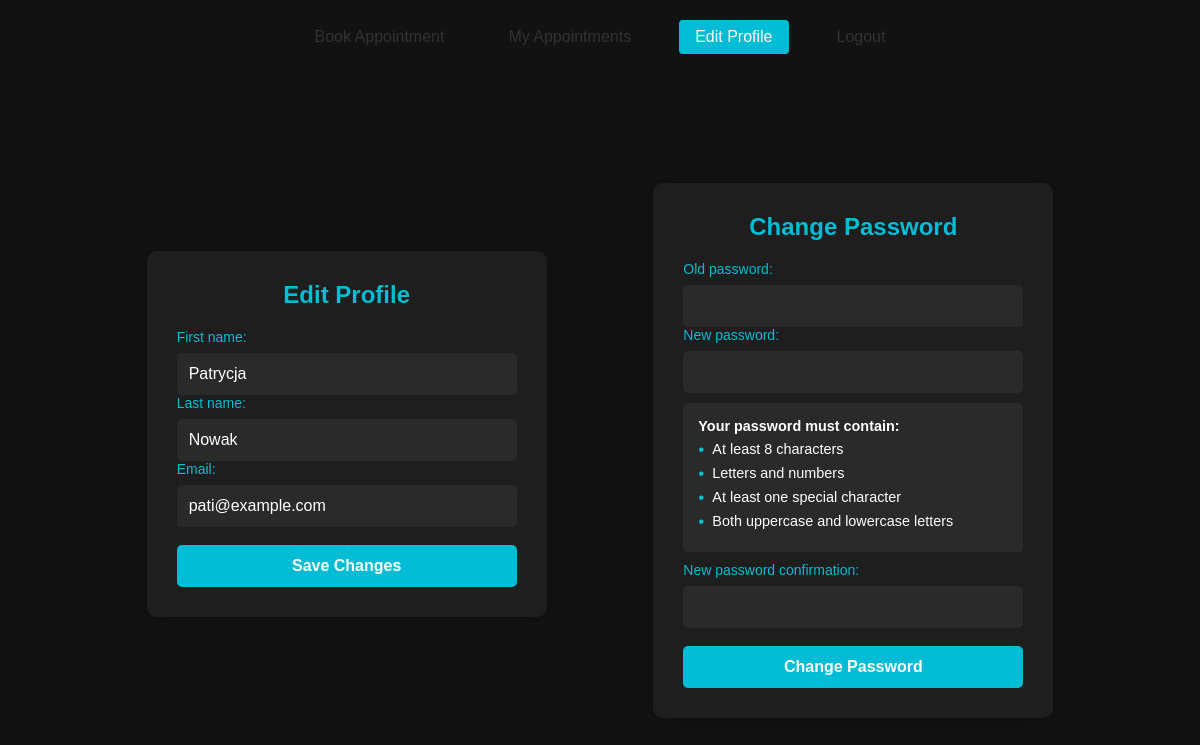
The page /edit_profile/ (signed in) on the database its author committed.
### terminal/models.py (models this page shows, shortened)
class MyUser(AbstractUser):
    username = None  # Remove username field
    email = models.EmailField('email address', unique=True)
    first_name = models.CharField(max_length=30)
    last_name = models.CharField(max_length=30)
    phone_number = models.CharField(max_length=15, blank=True, null=True)
    USERNAME_FIELD = 'email'
    REQUIRED_FIELDS = ['first_name', 'last_name']
    objects = UserManager()

### terminal/Functionalities/editting_account.py (the view, shortened to what this page needs)
# urls.py: path('edit_profile/', editting_account.edit_profile, name='edit_profile'),
@login_required
def edit_profile(request):
    user = request.user
    password_form = PasswordChangeForm(user)
    return render(request, 'terminal/edit_profile.html', {
        'password_form': password_form
    })

### terminal/templates/terminal/edit_profile.html (shortened to what this page needs)
{% extends 'terminal/base.html' %}
{% block content %}
<div class="auth-container edit">
    <div class="auth-form">
        <h2>Edit Profile</h2>
        <form method="POST" action="{% url 'edit_profile' %}">
            <label>First name:</label>
            <input type="text" name="first_name" value="{{ user.first_name }}" required>
            <label>Last name:</label>
            <input type="text" name="last_name" value="{{ user.last_name }}" required>
            <label>Email:</label>
            <input type="email" name="email" value="{{ user.email }}" required> <br><br>
            <button type="submit">Save Changes</button>
        </form>
    </div>
    <div class="auth-form" style="margin-top: 2rem;">
        <h2>Change Password</h2>
        <form method="POST" action="{% url 'edit_profile' %}">
            {% for field in password_form %}
                <div class="form-field">
                    {{ field.label_tag }}
                    {{ field }}
                    {% if field.name == 'new_password1' %}
                        <div class="password-hints">
                            <strong>Your password must contain:</strong>
                            <ul>
                                <li>At least 8 characters</li>
                                <li>Letters and numbers</li>
                                <li>At least one special character</li>
                                <li>Both uppercase and lowercase letters</li>
                            </ul>
                        </div>
                    {% endif %}
                </div>
            {% endfor %}
            <br>
            <button type="submit">Change Password</button>
        </form>
    </div>
</div>
{% endblock %}

### terminal/static/css/style.css (style rules this page uses)
* { margin: 0; padding: 0; box-sizing: border-box; }
body { font-family: Arial, sans-serif; background-color: #121212; color: #fff; min-height: 100vh; padding: 20px; }
.auth-container { display: flex; flex-wrap: wrap; flex-direction: column-reverse; justify-content: center; align-items: center; min-height: calc(100vh - 40px); padding: 20px; background-color: #121212; }
.auth-container.edit { display: flex; min-height: calc(100vh - 40px); padding: 20px; background-color: #121212; justify-content: space-evenly; flex-direction: row; align-content: center; align-items: center; }
.auth-form { background-color: #1e1e1e; padding: 30px; border-radius: 10px; box-shadow: 0 0 15px rgba(0,0,0,0.3); width: 100%; max-width: 400px; }
.auth-form h2 { color: #00bcd4; margin-bottom: 20px; text-align: center; }
.auth-form label { display: block; color: #00bcd4; margin-bottom: 8px; font-size: 14px; }
.auth-form input { width: 100%; padding: 12px; border: none; border-radius: 5px; background-color: #2a2a2a; color: #fff; font-size: 16px; }
.auth-form button { width: 100%; padding: 12px; border: none; border-radius: 5px; background-color: #00bcd4; color: #fff; font-size: 16px; font-weight: bold; cursor: pointer; transition: background-color 0.3s ease; }
.password-hints { background-color: #2a2a2a; padding: 15px; border-radius: 5px; margin: 10px 0; font-size: 0.9em; color: #fff; }
.password-hints ul { list-style-type: none; padding-left: 0; margin: 5px 0; }
.password-hints li { margin: 3px 0; display: flex; align-items: center; }
.password-hints li::before { content: "•"; color: #00bcd4; margin-right: 8px; font-size: 1.2em; }

### rows shown on the page
MyUser: first_name "Patrycja", last_name "Nowak", email "pati@example.com"

### other values the page prints
{{ field.label_tag }} "Old password:" "New password:" "New password confirmation:"
